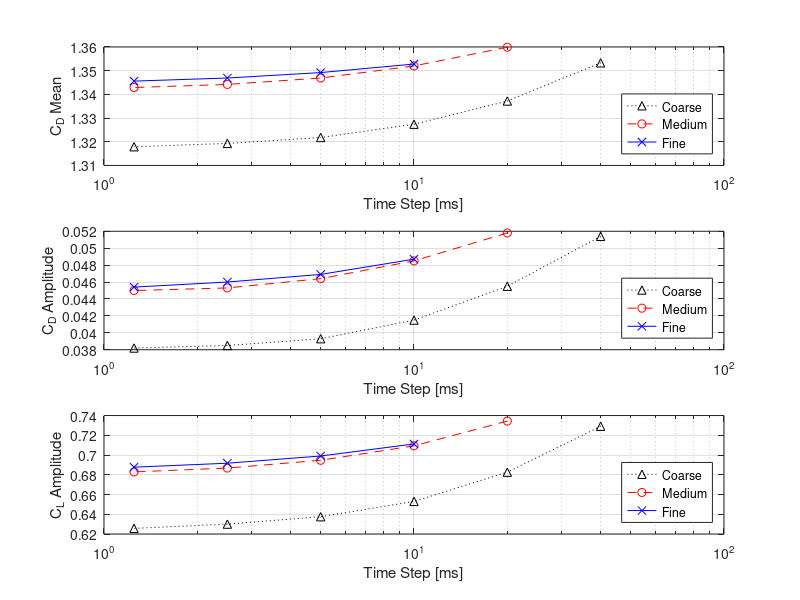

Here is the MATLAB script that generated this plot:
% Generates plots of Cd and Cl values from grid and time dependence studies

% All data from dependence studies
dx = [0.0625; 0.0625; 0.0625; 0.0625; 0.0625; 0.0625; 0.03125; 0.03125; 0.03125; 0.03125; 0.03125; 0.015625; 0.015625; 0.015625; 0.015625];
dt = 1000 * [0.04; 0.02; 0.01; 0.005; 0.0025; 0.00125; 0.02; 0.01; 0.005; 0.0025; 0.00125; 0.01; 0.005; 0.0025; 0.00125];
Cd_mean = [1.3533; 1.3372; 1.3274; 1.3218; 1.3193; 1.3179; 1.3599; 1.3520; 1.3469; 1.3442; 1.3429; 1.3528; 1.3492; 1.3469; 1.3456];
Cd_amp = [0.0514; 0.0455; 0.0415; 0.0393; 0.0385; 0.0382; 0.0518; 0.0485; 0.0464; 0.0453; 0.0450; 0.0487; 0.0469; 0.0460; 0.0454];
Cl_amp = [0.7291; 0.6826; 0.6530; 0.6375; 0.6300; 0.6257; 0.7344; 0.7093; 0.6947; 0.6868; 0.6829; 0.7112; 0.6990; 0.6917; 0.6877];

% Find which data points correspond to each mesh size
idx_coarse = dx == 0.0625;
idx_medium = dx == 0.03125;
idx_fine = dx == 0.015625;

% Iterate through each mesh size plotting Cd and Cl data
f = figure(1);
clf;

plot_data = {Cd_mean, Cd_amp, Cl_amp};
plot_y_names = {'C_D Mean', 'C_D Amplitude', 'C_L Amplitude'};
for i=1:3
    subplot(3, 1, i);
    semilogx(dt(idx_coarse), plot_data{i}(idx_coarse), 'k^:', ...
        dt(idx_medium), plot_data{i}(idx_medium), 'ro--', ...
        dt(idx_fine), plot_data{i}(idx_fine), 'bx-');

    grid on;
    xlabel('Time Step [ms]');
    ylabel(plot_y_names{i});
    legend({'Coarse', 'Medium', 'Fine'}, 'Location', 'southeast');
end

waitfor(f);
